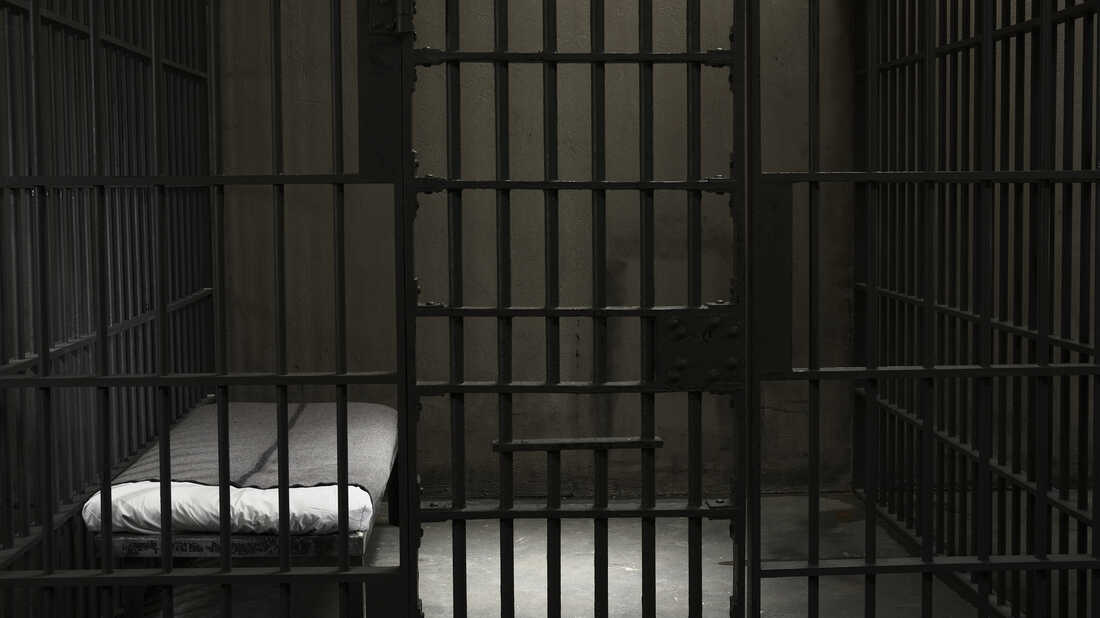
#> input picture week8/jail.jpg, 1100 x 618 px
$ python hough_line.py
#> lines starting #> are read from the running program, lines starting #| are printed output that depends on the picture; after the words box and inside, x2 and y2 are one past the last pixel; in counts of white or black regions, pixels touching at a corner belong together
import cv2
import numpy as np
img = cv2.imread('jail.jpg')
#> img is the input picture: shape (618, 1100, 3); mean B, G, R 35.4, 40.1, 40.6
gray = cv2.cvtColor(img, cv2.COLOR_BGR2GRAY).astype(float)

# Canny operator
edges = cv2.Canny(img, 50, 200)
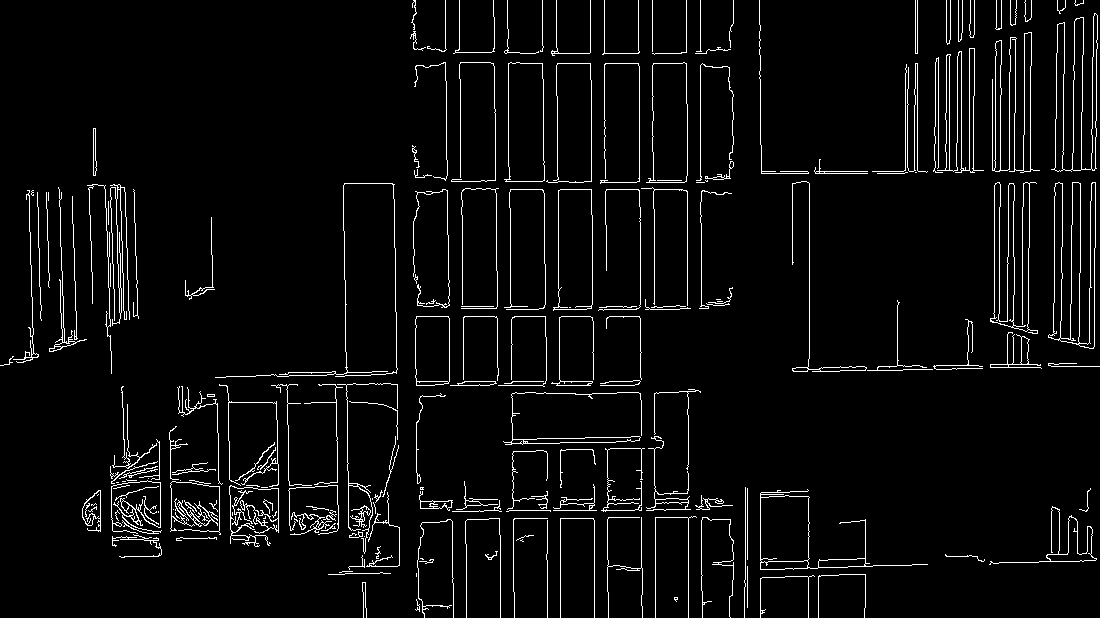
#> edges: shape (618, 1100); 4.4% white in thin lines or dots

# array of r and theta values
lines = cv2.HoughLines(edges, 1, np.pi / 180, 150, None, 0, 0)
#> lines = 51 rows, first 8: [385, 1.55], [-390, 3.12], [510, 1.57], [687, 0], [1075, 0.0175], [760, 0], [1094, 0.0175], [-339, 3.12]

# Probabilistic Hough Line Transform
# lines = cv2.HoughLines(edges, 1, np.pi / 180, 150, None, 50, 10)

for r_theta in lines:
	arr = np.array(r_theta[0], dtype=np.float64)
	r, theta = arr
	a = np.cos(theta)
	b = np.sin(theta)
	x0 = a*r	# rcos(theta)
	y0 = b*r	# rsin(theta)

	x1 = int(x0 + 1000*(-b))
	y1 = int(y0 + 1000*(a))
	x2 = int(x0 - 1000*(-b))
	y2 = int(y0 - 1000*(a))

	# draws a red line
	cv2.line(img, (x1, y1), (x2, y2), (0, 0, 255), 1)
#> this loop made 51 passes
#> (r, theta, a, b, x0, y0, x1, y1) on passes 1 to 12: (385, 1.55, 0.0175, 1, 6.72, 384.9, -993, 402), (-390, 3.12, -1, 0.0175, 389.9, -6.81, 372, -1006), (510, 1.57, -4.37e-08, 1, -2.23e-05, 510, -1000, 509), (687, 0, 1, 0, 687, 0, 687, 1000), (1075, 0.0175, 1, 0.0175, 1074.8, 18.76, 1057, 1018), (760, 0, 1, 0, 760, 0, 760, 1000), (1094, 0.0175, 1, 0.0175, 1093.8, 19.09, 1076, 1018), (-339, 3.12, -1, 0.0175, 338.9, -5.92, 321, -1005), (654, 0, 1, 0, 654, 0, 654, 1000), (700, 0, 1, 0, 700, 0, 700, 1000), (-443, 3.12, -1, 0.0175, 442.9, -7.73, 425, -1007), (381, 1.55, 0.0175, 1, 6.65, 380.9, -993, 398)
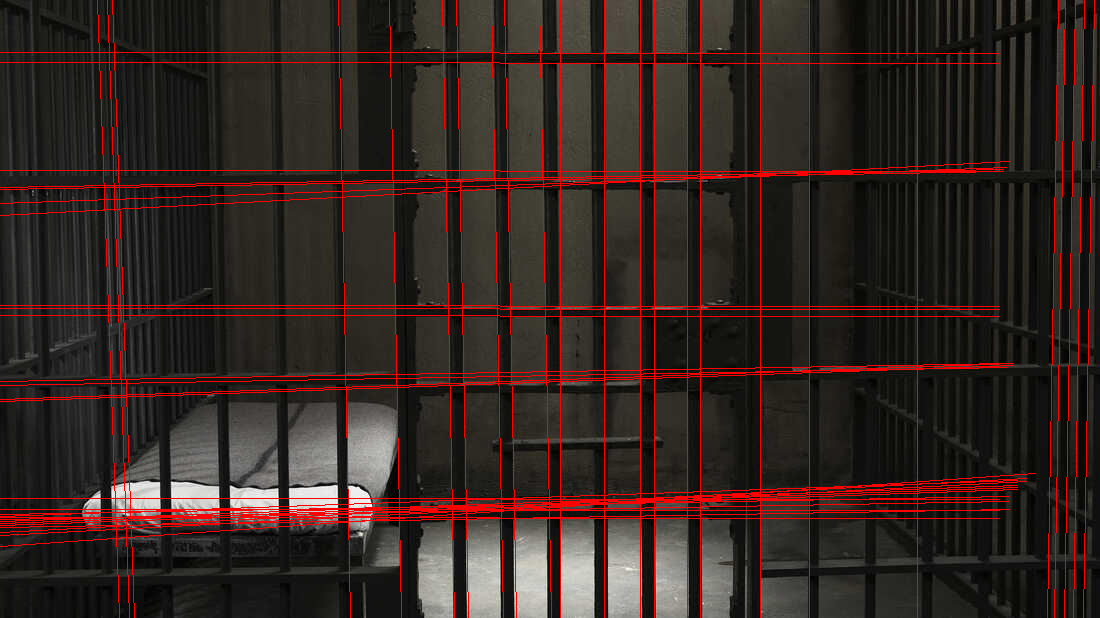
#> img: shape (618, 1100, 3); 5.79% of pixels changed, all inside (x1, y1, x2, y2) = (0, 0, 1095, 618)

cv2.imwrite('Hough.jpg', img)

$ run again, with week8/moon.jpg copied over week8/jail.jpg
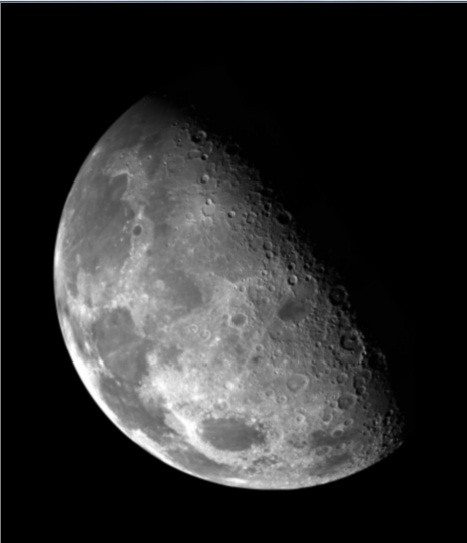
#> input picture week8/moon.jpg, 467 x 543 px
#> img is the input picture: shape (543, 467, 3); mean B, G, R 43.5, 43.4, 43.4
#> `edges = cv2.Canny(img, 50, 200)`:
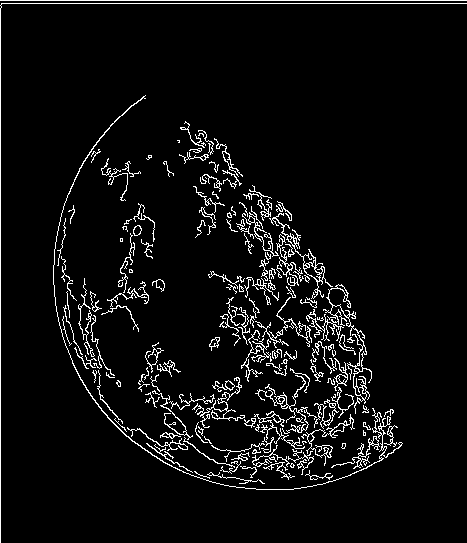
#> edges: shape (543, 467); 5.3% white in thin lines or dots
#> lines = [[0, 0], [0, 1.57], [3, 1.57]]
#> the loop `for r_theta in lines:` made 3 passes
#> (r, theta, a, b, x0, y0, x1, y1) on passes 1 to 3: (0, 0, 1, 0, 0, 0, 0, 1000), (0, 1.57, -4.37e-08, 1, 0, 0, -999, 0), (3, 1.57, -4.37e-08, 1, -1.31e-07, 3, -1000, 2)
#> after the loop `for r_theta in lines:`:
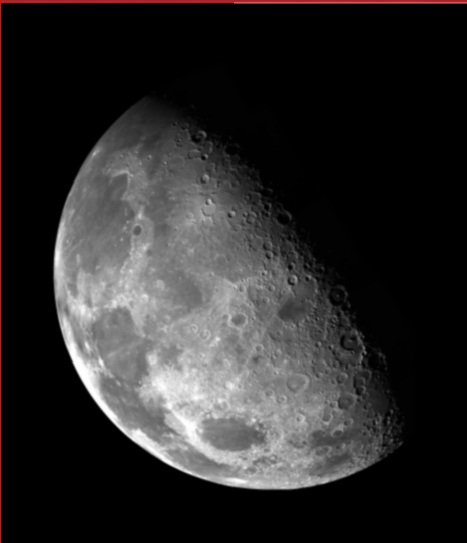
#> img: shape (543, 467, 3); 0.58% of pixels changed, all inside (x1, y1, x2, y2) = (0, 0, 467, 543)
